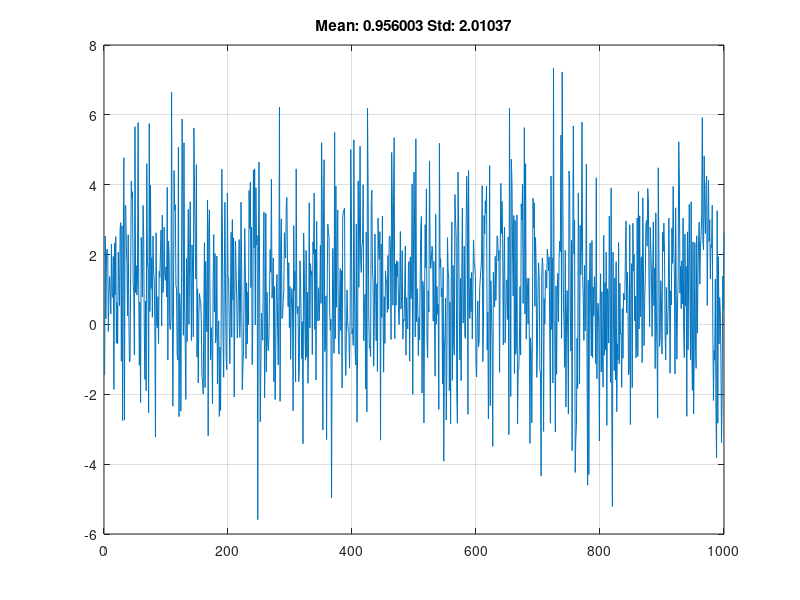
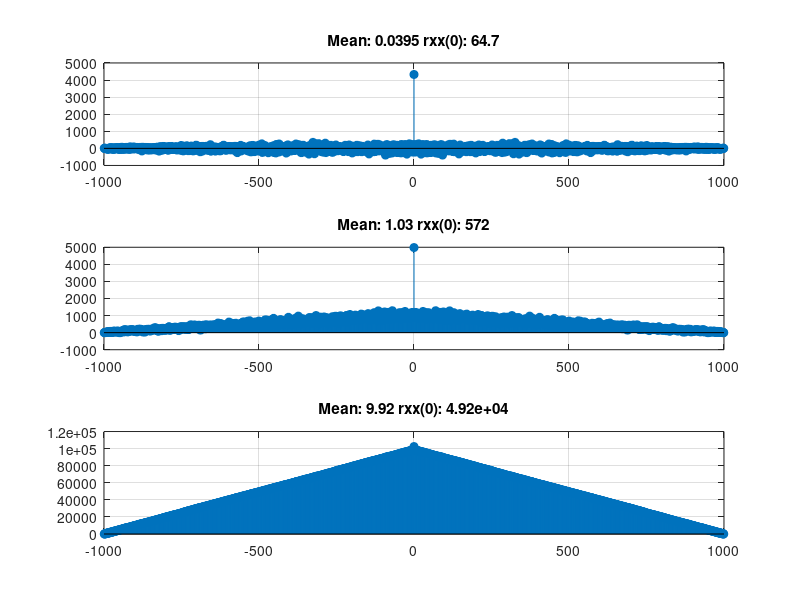

The MATLAB script that drew these images, in order:
%% Problem 2: Autocorrelation of noise
clear all; close all; clc;

rng('default');
r = 1 + 2.*randn(1000,1);
m = mean(r);
s = std(r);

figure;    figure(2);

plot(r);
title(sprintf('Mean: %d Std: %d', m, s));
grid on;

figure;
means = [0 1 10];
for i = 1:length(means)
    m = means(i);
    r = m + 2.*randn(1000,1);
    [rxx, lags] = xcorr(r,r);
    subplot(3,1,i);
    stem(lags, rxx, 'filled');
    grid on;
    title(sprintf('Mean: %0.3d rxx(0): %0.3d', mean(r), rxx(500)));
end


%{
The reason for the increasing values at rxx(0) every time the mean
increases is because increasing the mean of the random spread increases
the amplitude of the wave it represents, which in turn will increase the 
amount of energy it can hold. Since the energy of a signal is its 
autocorrelation at l=0, rxx(0) should increase every time the mean 
increases. The triagular figure is a result of convoluting the two signals
with each other.
%}